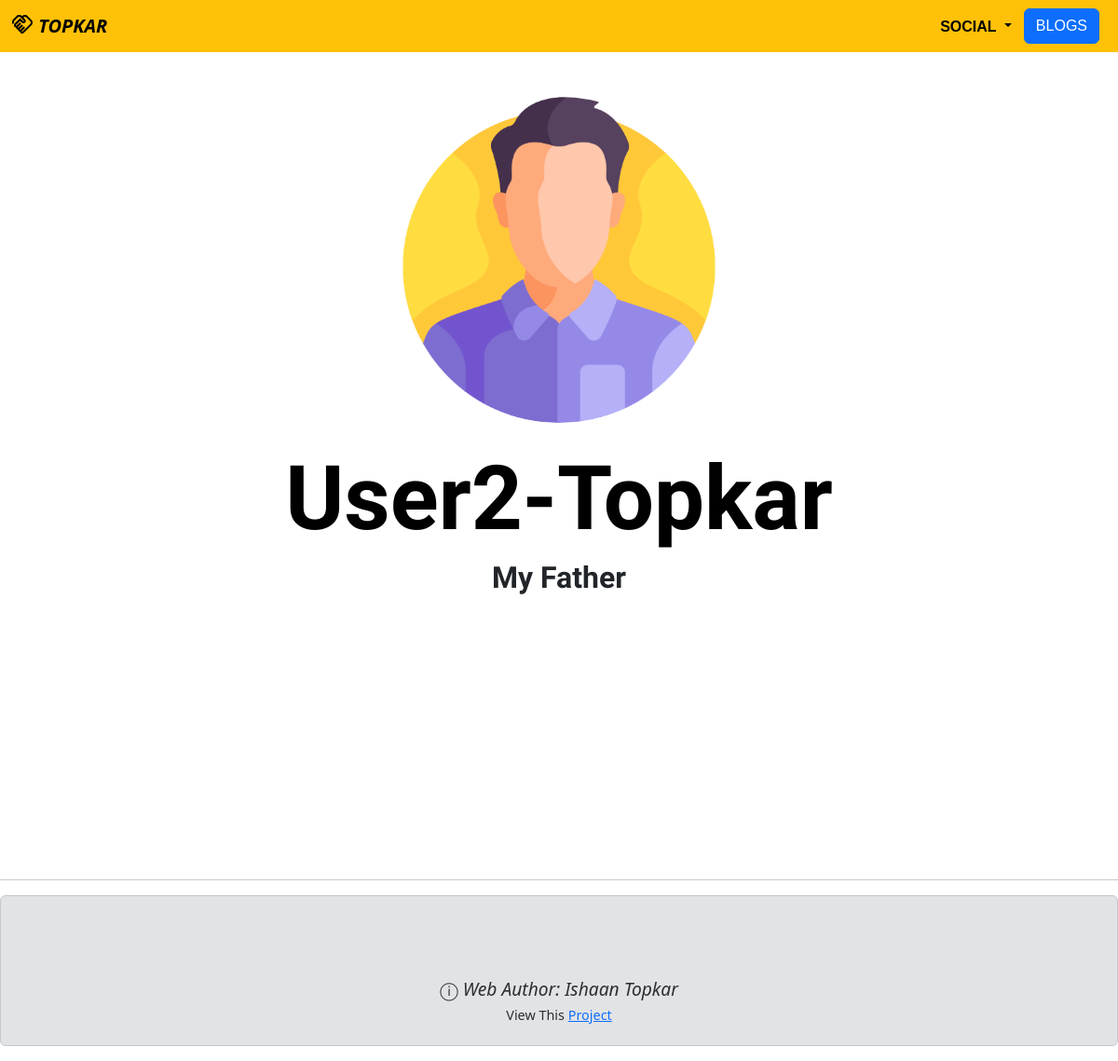
Page /8 on the committed database.
### Portfolios/models.py (models this page shows, shortened)
class Member(models.Model):
    name = models.CharField(max_length = 25)
    description = models.CharField(max_length = 200)
    profile_picture = models.ImageField(upload_to = "media/portfolio/images/")

### Portfolios/views.py (the view)
# urls.py: path("<int:member_id>", views.member_detail, name = "member_detail")
def member_detail(request, member_id):
    member = get_object_or_404(Member, pk=member_id)
    blogs = Blogmodels.Blog.objects.order_by('-date').filter(author=member.name)
    blog_count = blogs.count()
    return render (request, 'member-detail.html', {"member":member, "blogs":blogs, "blog_count":blog_count})

### Portfolios/templates/member-detail.html (shortened to what this page needs)
{% extends 'base.html' %}
{% load static %}
{% block content %}
<body>
<br>
<div class="container text-center image-cropper">
<br>
<img src = "{{ member.profile_picture.url }}" height=350>
<br>
<br>
<h5 class="hmain">{{ member.name }}</h5>
<h5 id="memnblog">{{ member.description }}</h5>
</div>
</body>
{% endblock %}

### Portfolios/templates/base.html (shortened to what this page needs)
<!doctype html>
<html lang="en">
{% load static %}
  <head>
    <link href="https://cdn.jsdelivr.net/npm/bootstrap@5.3.2/dist/css/bootstrap.min.css" rel="stylesheet">
    <link rel="stylesheet" href="{% static 'portfolio/styles.css' %}">
  </head>
  <body>
<nav class="navbar navbar-expand navbar-light bg-warning">
  <div class="container-fluid justify-content-between align-items-center">
    <a class="navbar-brand" href="{% url 'homepage' %}" style="font-size: auto;">
      <img src="{% static 'portfolio/Handshake.png' %}" alt="Logo" width="24" height="24" class="d-inline-block align-text-top">
      <b><i>TOPKAR</i></b>
    </a>
    <div class="collapse navbar-collapse" id="navbarSupportedContent">
      <ul class="navbar-nav  ms-auto me-2 mb-lg-0">
        <li class="nav-item dropdown">
          <a class="btn btn-warning dropdown-toggle" role="button" data-bs-toggle="dropdown" aria-expanded="false">
            <b style="font-family: sans-serif, Haettenschweiler, 'Arial Narrow Bold', sans-serif;">SOCIAL</b>
          </a>
        <li class="nav-item">
          <a class="btn btn-primary" href="{% url 'Blogs:blogs' %}" style="font-family: sans-serif, Haettenschweiler, 'Arial Narrow Bold', sans-serif;">BLOGS</a>
        </li>
        </li>
      </ul>
    </div>
  </div>
</nav>
<div style="min-height: 100vh;">
{% block content %}{% endblock %}
</div>
<br><br><br><hr>
<div class="alert alert-secondary">
<br>
<br>
<br>
  <div class="container text-center">
    <h6 class="container text-center" style="font-size: 1.2rem">&#9432; <i>Web Author: Ishaan Topkar</h6></i>
    <h6 style="font-size: 0.9rem">
      View This <a href="https://github.com/topCodegeek/Django-Personal-Portfolio" target="_blank">Project</a>
    </h6>
  </div>
</div>
  </body>
</html>

### Portfolios/static/portfolio/styles.css (style rules this page uses)
.hmain { font-family:'Salsa'; font-weight: bold; color:black; font-size: 8vw; }
#memnblog { font-family:"Baloo 2"; font-weight: bold; font-size: 2rem; }
.image-cropper img { border-radius: 50%; width:auto; }

### rows in the picture
Member: profile_picture (picture), name "User2-Topkar", description "My Father"
